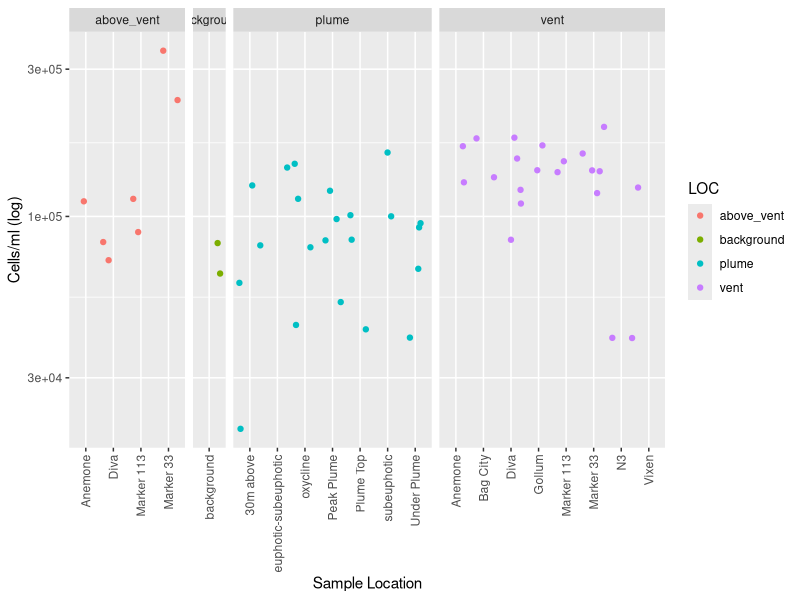
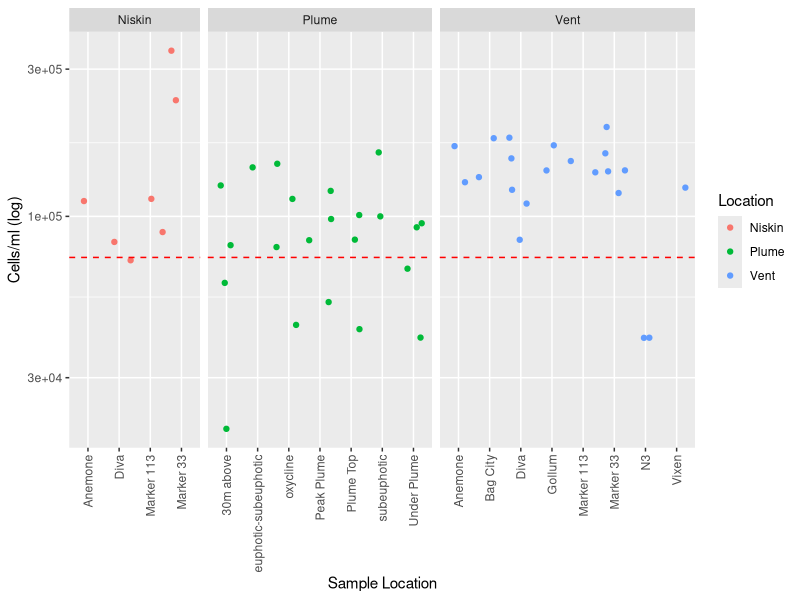
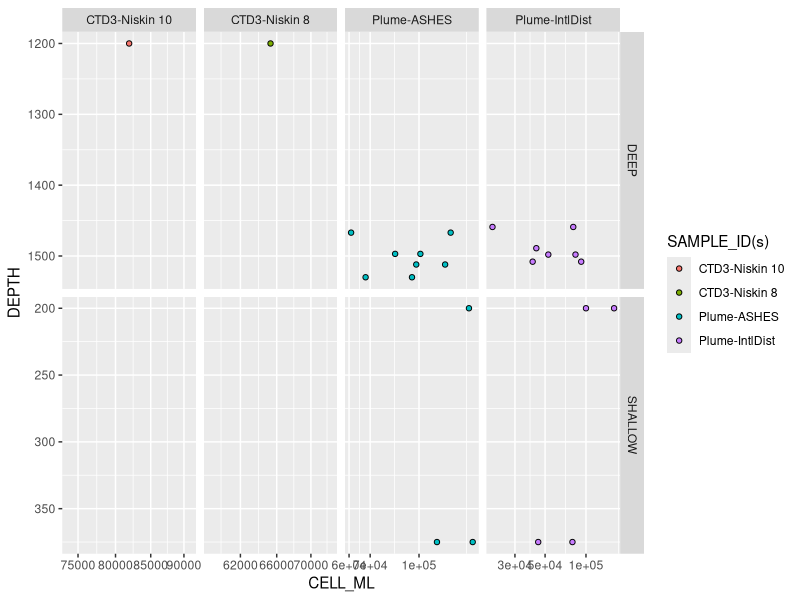
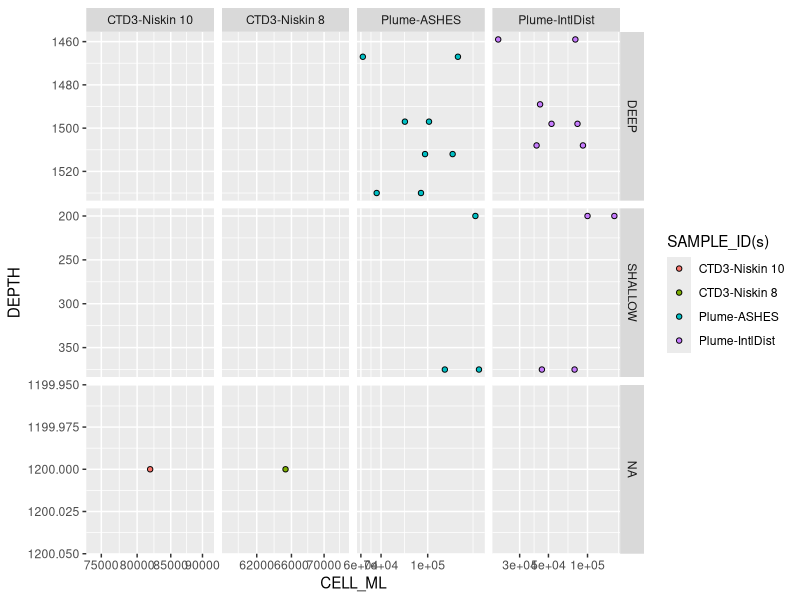

These figures' R source, in order:
## ---- chunk 1
library(tidyverse)
library(readr)

Axialcellcounts <- read_csv("input-data/Axialcellcounts.csv")
View(Axialcellcounts)

Axial_cellcounts <- read_csv("input-data/Axial_cellcounts - Sheet1.csv")
# View(Axial_cellcounts)

is.na(Axialcellcounts) <- Axialcellcounts == "n/a" #Changes character "n/a" to a true NA

counts <- Axialcellcounts %>%
  filter(!is.na(CELL_ML))
# head(counts)
## ---- chunk 2
# ?geom_jitter

library(ggplot2)

str(counts) #check structure of data. CELL_ML is col_character() so must convert to numeric
counts$CELL_ML <- as.numeric(counts$CELL_ML)
## ---- chunk 3
ggplot(counts, aes(x = VENT, y = CELL_ML, color = LOC)) +
  geom_jitter() + 
  scale_y_log10() +
  theme(axis.text.x = element_text(angle = 90, hjust = 1, vjust = 0.5)) +
  facet_grid(cols=vars(LOC), space = "free", scales = "free") +
  labs(x = "Sample Location", y = "Cells/ml (log)")

## ---- chunk 4
#Remove uneccesary columns & rename column LOC to LOCATION
refinedcounts <- counts %>% select(-"lOCATION") %>%
  filter( LOC != "background")

names(refinedcounts)[names(refinedcounts) == "LOC"] <- "Location"

# Calculate the average of y
(81900 + 65300) / 2
average_background <- 73600

# Add a horizontal line for the average of y
#plot + geom_hline(yintercept = average_background, color = "red", linetype = "dashed")

#Rename above_vent to niskin
refinedcounts$Location[refinedcounts$Location == "above_vent"] <- "Niskin"
refinedcounts$Location[refinedcounts$Location == "plume"] <- "Plume"
refinedcounts$Location[refinedcounts$Location == "vent"] <- "Vent"

ggplot(refinedcounts, aes(x = VENT, y = CELL_ML, color = Location)) +
  geom_jitter() + 
  scale_y_log10() +
  theme(axis.text.x = element_text(angle = 90, hjust = 1, vjust = 0.5)) +
  facet_grid(cols=vars(Location), space = "free", scales = "free") +
  labs(x = "Sample Location", y = "Cells/ml (log)") + 
  geom_hline(yintercept = average_background, color = "red", linetype = "dashed")

## ---- chunk 5
str(Axial_cellcounts)
#Filter by plume samples we want and background
#Plot depth by cell count
#subset samples that have plume and in vent have background
#grepl looks for plume anywhere
counts %>% 
  filter(grepl("Plume", `SAMPLE_ID(s)`) | VENT == "background") %>% 
  mutate(WATER_COLUMN_CATEGORY = case_when(
    DEPTH > 1000 ~ "DEEP",
    DEPTH < 450 ~ "SHALLOW"
  )) %>%
  ggplot(aes(x = CELL_ML, y = DEPTH, fill = `SAMPLE_ID(s)`)) +
  geom_point(shape=21, color = "black") +
    scale_x_log10() +
    scale_y_reverse() +
    facet_grid(rows = vars(WATER_COLUMN_CATEGORY), cols = vars(`SAMPLE_ID(s)`), scales = "free")
  
  
## ---- chunk 6
str(counts)
# Filter by plume samples we want and the background

# Plot depth by cell count.
counts %>% 
  filter(grepl("Plume", `SAMPLE_ID(s)`) | VENT == "background") %>% 
  mutate(WATER_COLUMN_CATEGORY = case_when(
    DEPTH > 1450 ~ "DEEP",
    DEPTH < 450 ~ "SHALLOW"
  )) %>% 
  ggplot(aes(x = CELL_ML, y = DEPTH, fill = `SAMPLE_ID(s)`)) +
    geom_point(shape = 21, color = "black") +
    scale_x_log10() +
    scale_y_reverse() +
  facet_grid(rows = vars(WATER_COLUMN_CATEGORY), cols = vars(`SAMPLE_ID(s)`), scales = "free")
